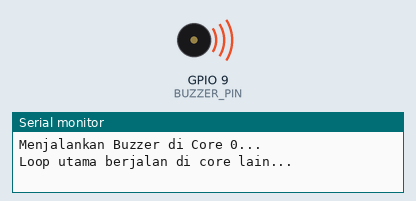
Recording of a sketch running on a simulated ESP32-S3. Shown: buzzer (waves = sounding), the last lines printed to the serial monitor.

Above: at 1.15 s.
At 2.7 s:
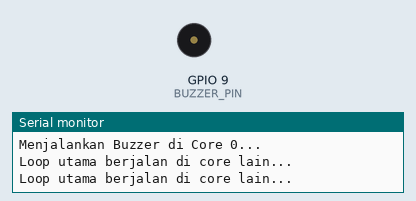
Timing chart, 0 to 4.0 s (numbered marks = the images above):
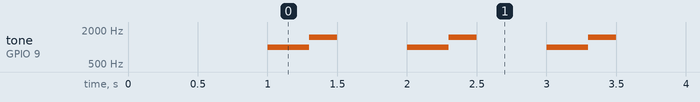

The sketch:

Core0.ino
```cpp
#define BUZZER_PIN 9

TaskHandle_t TaskBuzzer;

void TaskBuzzerTone(void *pvParameters) {
  pinMode(BUZZER_PIN, OUTPUT);

  while (true) {
    tone(BUZZER_PIN, 1000);
    vTaskDelay(300 / portTICK_PERIOD_MS);

    tone(BUZZER_PIN, 1500);
    vTaskDelay(200 / portTICK_PERIOD_MS);

    noTone(BUZZER_PIN);
    vTaskDelay(500 / portTICK_PERIOD_MS);
  }
}

void setup() {
  Serial.begin(115200);
  delay(1000);
  Serial.println("Menjalankan Buzzer di Core 0...");

 xTaskCreatePinnedToCore(TaskBuzzerTone, "TaskBuzzer", 4096, NULL, 1, &TaskBuzzer, 0
 );
}

void loop() {
  Serial.println("Loop utama berjalan di core lain...");
  delay(1000);
}
```

Measured:
- by itself, tone on GPIO 9 (BUZZER_PIN): repeats every 1.0 s: 1500 Hz 0.20 s, silent 0.50 s, 1000 Hz 0.30 s
